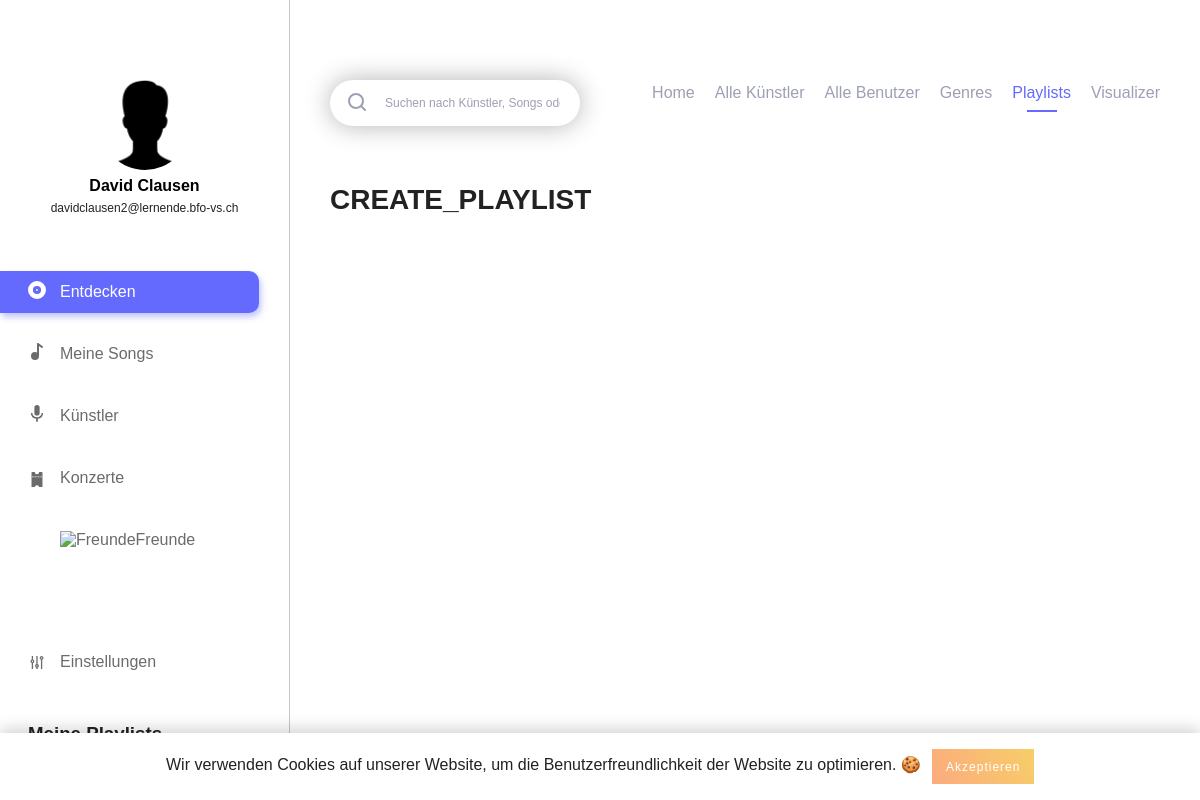
Page /new_playlist.php (signed in) on the committed database.
### tables this page shows
CREATE TABLE IF NOT EXISTS `users` (
  `id` int(11) NOT NULL AUTO_INCREMENT,
  `username` varchar(255) NOT NULL,
  `email` varchar(255) NOT NULL,
  `firstname` varchar(255) NOT NULL,
  `lastname` varchar(255) NOT NULL,
  `password_hash` varchar(255) NOT NULL,
  `password_token` varchar(255) NOT NULL,
  `is_artist` int(1) NOT NULL,
  `has_darkmode` tinyint(1) NOT NULL,
  `insta` text,
  `facebook` text,
  PRIMARY KEY (`id`),
  UNIQUE KEY `username` (`username`),
  UNIQUE KEY `email` (`email`)
);

### includes/start.php (called while the page is built, shortened)
<?php
include 'db.php';
if (isset($_SESSION['user']['id']) && !empty($_SESSION['user']['id'])) {
	$statement = $pdo->prepare("SELECT * FROM `users` WHERE `id` = :id");
	$result = $statement->execute(array('id' => $_SESSION['user']['id']));
}
?>

### includes/navigation_left.php (the view, shortened to what this page needs)
<?php
if(isset($_SESSION['active'])) {
	$active_class = $_SESSION['active'];
}
$query = "SELECT * FROM `users` WHERE `id` = ".$_SESSION['user']['id'];
?>
<div class="navigation_left">
	<div class="navigation_wrapper">
		<div class="profile">
			<?php if (file_exists('img/profiles/user_'.$_SESSION['user']['id'].'.jpg')) { ?>
			<div class="profile_picture" style="background-image: url('img/profiles/user_<?php echo $_SESSION['user']['id']; ?>.jpg');background-position: center; background-size: 140%;" alt="user_image"></div>
			<?php } else { ?>
			<div class="profile_picture" style="background-image: url('img/profiles/no_user_image.png');background-position: center; background-size: 140%;" alt="user_image"></div>
			<?php } ?>
			<h3 class="profile_name">
				<?php foreach ($pdo->query($query) as $user_data) {
					echo htmlspecialchars($user_data['firstname']).' '.htmlspecialchars($user_data['lastname']);
				} ?>
			</h3>
			<p class="profile_mail">
				<?php foreach ($pdo->query($query) as $user_data) {
					echo htmlspecialchars($user_data['email']);
				} ?>
			</p>
		</div>
		<div class="main_navigation">
			<ul>
				<li class="navigation_element <?php if($active_class === 'discover') { echo 'active'; } ?>"><a class="site_load_button" data-url="home.php" href="#home.php"><?php echo DISCOVER; ?></a></li>
				<li class="navigation_element <?php if($active_class === 'my_songs') { echo 'active'; } ?>"><a class="site_load_button" data-url="my_songs.php" href="#my_songs.php"><img class="svg" src="img/assets/my_songs.svg" alt="<?php echo MY_SONGS; ?>"><?php echo MY_SONGS; ?></a></li>
				<li class="navigation_element <?php if($active_class === 'artists') { echo 'active'; } ?>"><a class="site_load_button" data-url="artists.php" href="#artists.php"><img class="svg" src="img/assets/artists.svg" alt="<?php echo ARTISTS; ?>"><?php echo ARTISTS; ?></a></li>
				<li class="navigation_element <?php if($active_class === 'events') { echo 'active'; } ?>"><a class="site_load_button" data-url="events.php" href="#events.php"><img class="svg" src="img/assets/events.svg" alt="<?php echo EVENTS; ?>"><?php echo EVENTS; ?></a></li>
				<li class="navigation_element <?php if($active_class === 'friends') { echo 'active'; } ?>"><a class="site_load_button" data-url="friends.php" href="#friends.php"><img class="svg" src="img/assets/friends.svg" alt="<?php echo FRIENDS; ?>"><?php echo FRIENDS; ?></a></li>
				<li class="navigation_element <?php if($active_class === 'settings') { echo 'active'; } ?>"><a class="site_load_button" data-url="settings.php" href="#settings.php"><img class="svg" src="img/assets/settings_nav.svg" alt="<?php echo SETTINGS; ?>"><?php echo SETTINGS; ?></a></li>
			</ul>
		</div>
		<div class="playlist_wrapper">
			<h3 class="playlist_title"><?php echo MY_PLAYLISTS; ?></h3>
		</div>
	</div>
</div>

### css/_config.css (style rules this page uses)
:root { --primary-color: #636AFD; --primary-color_light: #e0e1ff; --text: #222; --navigation_left: #6B6B6B; --border: #C7C7C7; --light_text: #9D9FB3; --button: #ededed; --border-bottom: #707070; --background_dark_mode: #21252B; --dark_mode_border: #30353B; --dark_mode_input: #30353B; --dark_mode_light: #DDDDDD; --standard_shadow: 0 3px 27px rgba(0,0,0,0.39); --standard_radius: 13px; --standard_transition: all 0.3s ease; --error_color: #b20000; }

### css/_basic.css (style rules this page uses)
body { font-family: 'DM Sans', sans-serif; margin: 0; padding: 0; color: var(--text); -webkit-font-smoothing: antialiased; -moz-osx-font-smoothing: grayscale; }
h3 { margin: 0; padding: 0; }
ul { padding: 0; margin: 0; }
.profile { text-align: center; }

### css/_navigation.css (style rules this page uses)
.navigation_left { position: fixed; width: 290px; height: 100%; border-right: 1px solid var(--border); padding: 80px 0; box-sizing: border-box; }
.navigation_left .profile { width: 195px; margin: 0 auto; margin-bottom: 50px; }
h3.profile_name { margin-top: 5px; font-size: 16px; line-height: 21px; color: #000; font-weight: 700; }
.profile_mail { font-size: 12px; line-height: 25px; margin: 0; margin-bottom: 5px; }
.navigation_left .profile div.profile_picture { width: 90px; height: 90px; -webkit-border-radius: 100%; -moz-border-radius: 100%; -o-border-radius: 100%; border-radius: 100%; margin: 0 auto; }
.navigation_left .main_navigation ul { padding-right: 30px; box-sizing: border-box; width: 100%; }
.navigation_left .main_navigation ul li.navigation_element { position: relative; list-style-type: none; color: var(--navigation_left); margin-top: 20px; }
.navigation_left .main_navigation ul li.navigation_element:first-child { margin-top: 0; }
.navigation_left .main_navigation ul li.navigation_element:last-child { margin-top: 80px; }
.navigation_left .main_navigation ul li.navigation_element.active a, .navigation_left .main_navigation ul li.navigation_element a:hover { background: var(--primary-color); color: #fff; box-shadow: 2px 4px 6px rgba(99, 106, 253, 0.4); transition: background 0.2s ease, color 0.2s ease; }
.navigation_left .main_navigation ul li a { color: inherit; text-decoration: none; padding: 12px 20px; padding-left: 60px; border-top-right-radius: 10px; border-bottom-right-radius: 10px; box-sizing: border-box; display: inline-block; width: 100%; transition: background 0.2s ease, color 0.2s ease; }
.playlist_wrapper { margin-top: 40px; padding-right: 30px; box-sizing: border-box; width: 100%; }
.playlist_wrapper .playlist_title { padding-left: 28px; box-sizing: border-box; }

### rows in the picture
users: firstname "David", lastname "Clausen", email "davidclausen2@lernende.bfo-vs.ch"

### other values in the picture
DISCOVER "Entdecken"
MY_SONGS "Meine Songs"
ARTISTS "Künstler"
EVENTS "Konzerte"
FRIENDS "Freunde"
SETTINGS "Einstellungen"
HOME "Home"
ALL_ARTISTS "Alle Künstler"
ALL_USERS "Alle Benutzer"
GENRES "Genres"
PLAYLISTS "Playlists"
CREATE_PLAYLIST "CREATE_PLAYLIST"
